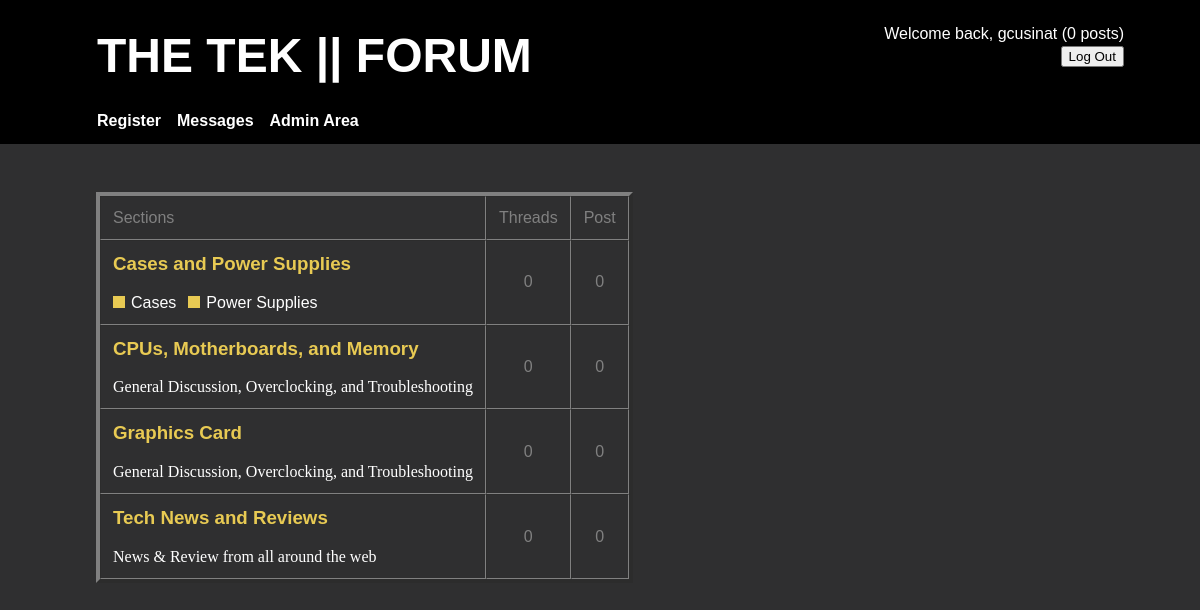
Page /website/home.php (signed in) on the committed database.
### tables this page shows
CREATE TABLE Users (
	Username VARCHAR(20) PRIMARY KEY,
	Pwd VARCHAR(40) NOT NULL,
	Email VARCHAR(40) NOT NULL,
	RegDate DATE NOT NULL, 
	PostCount INT NOT NULL DEFAULT 0
);

CREATE TABLE Sections (
	Name VARCHAR(50) PRIMARY KEY,
	Description VARCHAR(150),
	SupSection VARCHAR(50) DEFAULT "root"
);

### website/functions.php (called while the page is built, shortened)
<?php
	function db_auth()
	{
		$host = "basidati1004.studenti.math.unipd.it";
		$user = "gcusinat";
		$pwd = "LzdSOz8H";
		$conn = mysql_connect($host, $user, $pwd)
			or die($_SERVER['PHP_SELF'] . "Connection failed, plese try again!");
		return $conn;
	}
  function post_count($username)
  {
  	$conn = db_auth();
  	$user = mysql_query("SELECT * FROM Users WHERE Username='$username'", $conn);
  	if ($row = mysql_fetch_assoc($user))
  	{
  		$count = $row['PostCount'];
			return $count;
  	}
  	return false;
  }
?>

### website/home.php (the view, shortened to what this page needs)
<html>
	<head>
		<link href="style.css" rel="stylesheet" type="text/css">
	</head>
	<body>
		<?php require 'header.php'; ?>
		<div id="content">
			<table border='4' cellspacing='0' cellpadding='12'>
				<tr>
					<td class='tablehead'>Sections</td>
					<td class='tablehead'>Threads</td>
					<td class='tablehead'>Post</td>
				</tr>
					<?php
						$conn = db_auth();
						$sections = mysql_query("SELECT * FROM Sections WHERE SupSection='root'", $conn);
						while($sec = mysql_fetch_assoc($sections))
						{
							$name = $sec['Name'];
							$descr = $sec['Description'];
							echo "<tr>
											<td>
												<a href='section.php?title=$name' class='section'><h3>$name</h3></a>
												<font color='white'>$descr</font>";
							$subSections = mysql_query("SELECT * FROM Sections WHERE SupSection!='root'", $conn);
							while($subsec = mysql_fetch_assoc($subSections))
							{
								$sname = $subsec['Name'];
								$sup = $subsec['SupSection'];
								if ($sup==$name)
								{
									 echo "<span class='rectangle'></span><a href='section.php?title=$sname' class='subsection'>$sname</a>";
								}
							}
							echo "</td>";
							$total = mysql_query("SELECT Count(*) as Total FROM Threads WHERE SectionName='$name'", $conn);
							$row = mysql_fetch_assoc($total);
							$nthread = $row['Total'];
							echo "<td class='number'>$nthread</td>";
							$total = mysql_query("SELECT Count(p.Id) as Total FROM Posts p, Threads t WHERE t.SectionName='$name' AND p.ThreadId = t.Id", $conn);
							$row = mysql_fetch_assoc($total);
							$npost= $row['Total'];
							echo "<td class='number'>$npost</td>";
						}
				 	?>
			 	</tr>
		 	</table>
		</div>
	</body>
</html>

### website/header.php (shortened to what this page needs)
<div id="header">
	<table id="headtable">
		<tr>
			<td>
		 		<a href="home.php" id="title"><strong>THE TEK || FORUM</strong></a>
		  </td>
		  <td align="right">
		  <?php
	  		require "functions.php";
		  	$userinfo = $_SESSION['userinfo'];
		  	if ($userinfo)
		  	{
		  		$username = $userinfo['Username'];
				  $postcount = post_count($username);
		  		echo "<br><table border='0' cellspacing='3' cellpadding='0'>
		  											<tr></tr>
									<tr>
										<td class='option'>Welcome back, $username ($postcount posts)</td>
									</tr>
									<tr>
										<td>
											<form action='processform.php?logout=true' method='post' align=right>
												<input type='submit' value='Log Out'>
											</form>
										</td>
									</tr>
									<tr>
									<td><br></td>
									<tr>
								</table>";
		  	}
		  ?>
		 	</td>
		</tr>
		<tr>
			<td>
				<a href="register.php" class="option"><strong>Register</strong></a>
				<a href="messages.php" class="option"><strong>Messages</strong></a>
				<a href="adminarea.php" class="option"><strong>Admin Area</strong></a>
			</td>
			<td></td>
		</tr>
	</table>
</div>

### website/style.css (style rules this page uses)
body { margin: 0px; padding: 0px; background-color: #2F2F30; }
#header { background-color: black; height: 144px; }
#content { margin: 48px 96px 48px 96px; color: white; }
#title { font-family: Futura, Impact, Helvetica, Arial, sans-serif; color: white; font-size: 48; text-decoration: none; }
#headtable { width: 86%; border-collapse: collapse; margin: 0 96 0 96; }
.option { font-family: helvetica; color: white; text-decoration: none; margin: 0px 12px 0px 0px; }
.section { font-family: helvetica; color: #E8CA53; text-decoration: none; }
.rectangle { width: 12px; height: 12px; background: #E8CA53; display: inline-block; margin: 0px 6px 0px 0px; }
.subsection { color: white; font-family: helvetica; text-decoration: none; margin: 0px 12px 0px 0px; }
.tablehead { color: grey; font-family: helvetica; }
.number { color: grey; font-family: helvetica; text-align:center; }

### rows in the picture
users: PostCount "0"
sections: Name "Cases and Power Supplies", nthread "0", npost "0"
sections: Name "Cases"
sections: Name "Power Supplies"
sections: Name "CPUs, Motherboards, and Memory", Description "General Discussion, Overclocking, and Troubleshooting", nthread "0", npost "0"
sections: Name "Graphics Card", Description "General Discussion, Overclocking, and Troubleshooting", nthread "0", npost "0"
sections: Name "Tech News and Reviews", Description "News & Review from all around the web", nthread "0", npost "0"

### other values in the picture
$username "gcusinat"
